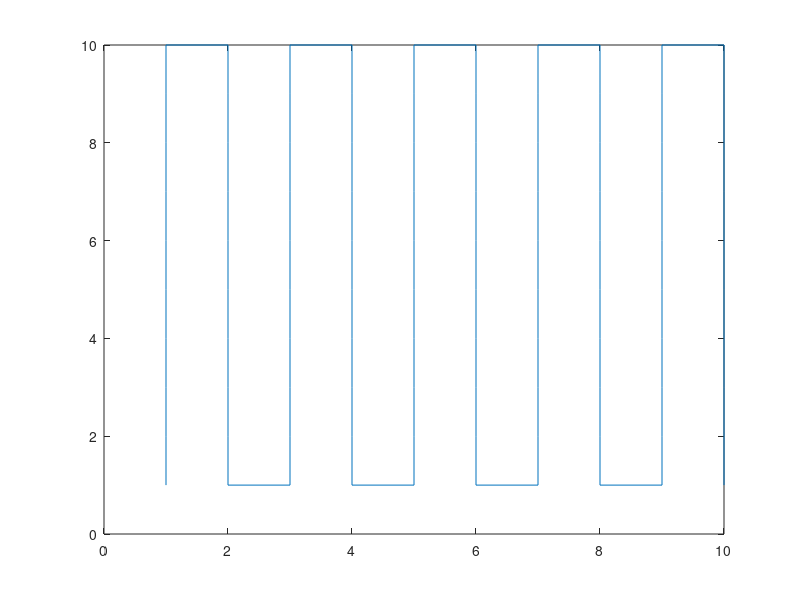

Write MATLAB code to recreate this figure. (Note: this script raises an error after producing the figure.)
clc


%% initialization Values
N1d = 10;                        %number of particles in one side of the square. This is initializing 100 particles in 2D square of side 10.
N = N1d*N1d;                     %number of particles
Density = 1;                     % density of system
L = power(N/Density,1/2);        % side L of square

position = zeros(N,3);           %array of position coordinates stored as X,Y,Z
velocity = zeros(N,3);           %array of velocities stored as VX,VY,VZ
force = zeros(N,3);              %force between any two non consecutive particles

pos2 = zeros(N,3);               %array of position coordinates stored as X,Y,

f_link = zeros(N,3);             %force between two consecutive particles


%% initialized positions

h = L/(N1d); % spacing between atoms

count = 1;

for i = 1 : N1d
    for j = 1 : N1d
            if (count <= N)
                position(count,1)= i*h;
                position(count,2)= j*h;
            end
             count = count + 1;
    end
end

 %plot(position(:,1), position(:,2),'*b') 
 %return
 
 count = 1;
 
 for r = 1:N1d
     
     if (mod(r,2)==1)
         
         for i = 1:N1d
     pos2((r*N1d)-(N1d-i),1) = position((r*N1d)-(N1d-i),1);
     pos2((r*N1d)-(N1d-i),2) = position((r*N1d)-(N1d-i),2);
        
         end
     end
     
     if (mod(r,2)==0)
         
        for i = 1:N1d 
     pos2((r*N1d)-(N1d-i),1) = position((r*N1d)-(i-1),1);
     pos2((r*N1d)-(N1d-i),2) = position((r*N1d)-(i-1),2);
     
        end
     end
 end
 
 %position
 %pos2
 plot(pos2(:,1), pos2(:,2)) 
 %return
 
 %% Initialize Velocity
 %% evaluation of forces

 % for force between two  non-linked molecules (i and i+2) 
dr = zeros(3,1);
potential = 0;

F0 = force_ij(1.22); % !!!!!!!!!!!!!!!check this

%.... have %commented out
%the F0 terms in the following part they represent the cutoff. since we
%have a E-12 decaying potential, the cutoff is really not neccecary.

for i = 1 : N       
    for j = i+2 : N
        
        dist = 0.0;
        
        for k = 1 : 3
            
            dr(k) = pos2(i,k) - pos2(j,k);
            
           if(dr(k) > L/2)                 %PBC
               dr(k) = dr(k) - L;
           end
           
           if(dr(k) < -L/2)
               dr(k) = dr(k) + L;
           end
            
            dist = dist + dr(k)*dr(k);
        end
        
        dist = power(dist,0.5);
        
        if (dist <= 101)
            
            potential = potential + potential_ij(dist); % + F0*dist;
            F = force_ij(dist); % - F0;
           
            for k = 1 : 3
                force(i,k) = force(i,k) + F*dr(k)/dist;
                force(j,k) = force(j,k) - F*dr(k)/dist;   % because Fji = -Fij
            end
        end
        
    end
end

% force between two immediate linked molecules
dr1= zeros(3,1);
dr2= zeros(3,1);
potential = 0;
F2 = flink_func(1.22);

for i = 2 : N-1
    nxt = i+1;
    prev= i-1;
    dist1 = 0.0;
    dist2 = 0.0;
        
        for k = 1 : 3
            
            dr1(k) = pos2(i,k) - pos2(nxt,k);
            dr1(k) = pos2(i,k) - pos2(prev,k);
            
           if(dr1(k) > L/2)         %PBC
               dr1(k) = dr1(k) - L;
           end
           
           if(dr1(k) < -L/2)
               dr1(k) = dr1(k) + L;
           end
            
            dist1 = dist1 + dr1(k)*dr1(k);
        end
        
        dist1 = power(dist1,0.5);
        
        if (dist1 <= 101)
            
            potential = potential + plink_func(dist1); %+ F2*dist;
            F = flink_func(dist1) ;% - F2;
           
            for k = 1 : 3
                f_link(i,k) = f_link(i,k) + F*dr(k)/dist1;
                f_link(nxt,k) = f_link(nxt,k) - F*dr(k)/dist1;   % because Fji = -Fij
            end
        end
        
end      

%force
%f_link

%% Force Iteration
%% Plot
